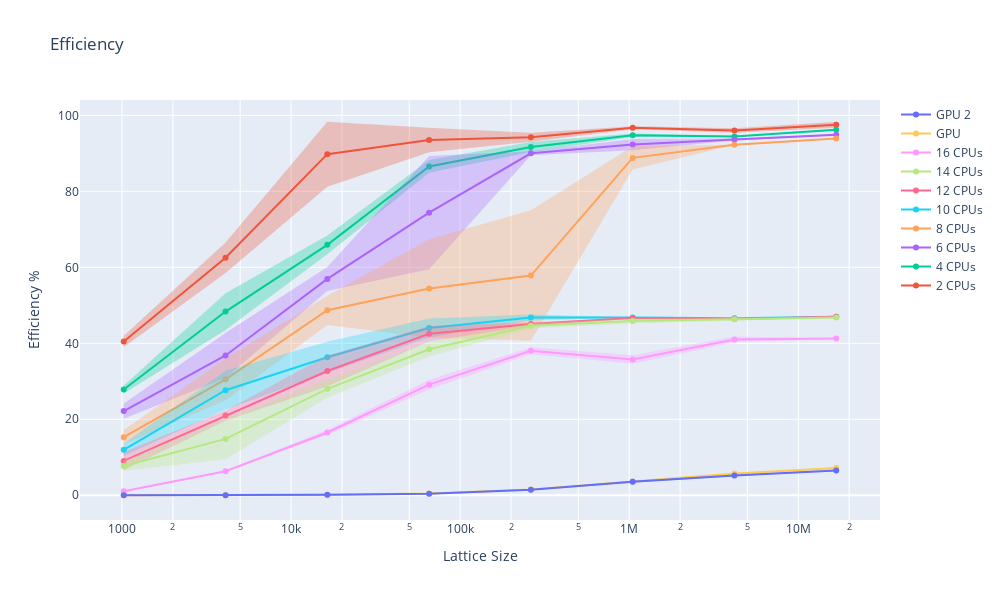

Source (notebook cell):
### Code cell
fig = go.Figure()

for idx, (name, dfs, info) in enumerate(runs_parallel):
    for i, df in enumerate(dfs):
        dfs[i]["efficiency"] = 100 * (cpu_df["avgEvolveTime"] / df["avgEvolveTime"]) / info[0]
    
    df = pd.concat(dfs)
    df["size"] **= 2
    add_mean_std_trace(fig, df, name, idx + 1, "efficiency")

fig.update_layout(title="Efficiency", xaxis_title='Lattice Size', yaxis_title="Efficiency %", width=plot_width, height=plot_height)
fig.update_xaxes(type="log")
fig.show()

### Figure 1 — Plotly figure (JSON) as saved in the notebook; plotly's stock layout.template omitted (floating-point values rounded to 4 significant figures)
{"data": [{"line": {"color": "#EF553B"}, "mode": "lines+markers", "name": "2 CPUs", "type": "scatter", "x": [1024, 4096, 16384, 65536, 262144, 1048576, 4194304, 16777216], "y": [40.5, 62.54, 89.79, 93.52, 94.24, 96.74, 95.98, 97.53]}, {"line": {"width": 0}, "mode": "lines", "name": "2 CPUs upper", "showlegend": false, "type": "scatter", "x": [1024, 4096, 16384, 65536, 262144, 1048576, 4194304, 16777216], "y": [42.02, 66.56, 98.35, 96.75, 95.4, 97.16, 96.57, 98.31]}, {"fill": "tonexty", "fillcolor": "rgba(239, 85, 59, 0.30)", "line": {"width": 0}, "mode": "lines", "name": "2 CPUs lower", "showlegend": false, "type": "scatter", "x": [1024, 4096, 16384, 65536, 262144, 1048576, 4194304, 16777216], "y": [38.98, 58.52, 81.23, 90.28, 93.07, 96.31, 95.39, 96.74]}, {"line": {"color": "#00CC96"}, "mode": "lines+markers", "name": "4 CPUs", "type": "scatter", "x": [1024, 4096, 16384, 65536, 262144, 1048576, 4194304, 16777216], "y": [27.82, 48.36, 65.92, 86.56, 91.7, 94.77, 94.41, 96.2]}, {"line": {"width": 0}, "mode": "lines", "name": "4 CPUs upper", "showlegend": false, "type": "scatter", "x": [1024, 4096, 16384, 65536, 262144, 1048576, 4194304, 16777216], "y": [28.89, 53.2, 68.38, 88.23, 93.01, 95.24, 94.61, 96.37]}, {"fill": "tonexty", "fillcolor": "rgba(0, 204, 150, 0.30)", "line": {"width": 0}, "mode": "lines", "name": "4 CPUs lower", "showlegend": false, "type": "scatter", "x": [1024, 4096, 16384, 65536, 262144, 1048576, 4194304, 16777216], "y": [26.76, 43.51, 63.46, 84.9, 90.38, 94.3, 94.22, 96.03]}, {"line": {"color": "#AB63FA"}, "mode": "lines+markers", "name": "6 CPUs", "type": "scatter", "x": [1024, 4096, 16384, 65536, 262144, 1048576, 4194304, 16777216], "y": [22.16, 36.79, 56.94, 74.39, 90.01, 92.31, 93.64, 94.87]}, {"line": {"width": 0}, "mode": "lines", "name": "6 CPUs upper", "showlegend": false, "type": "scatter", "x": [1024, 4096, 16384, 65536, 262144, 1048576, 4194304, 16777216], "y": [24.17, 42.69, 60.11, 89.27, 90.52, 93.8, 93.92, 95.02]}, {"fill": "tonexty", "fillcolor": "rgba(171, 99, 250, 0.30)", "line": {"width": 0}, "mode": "lines", "name": "6 CPUs lower", "showlegend": false, "type": "scatter", "x": [1024, 4096, 16384, 65536, 262144, 1048576, 4194304, 16777216], "y": [20.14, 30.89, 53.77, 59.52, 89.49, 90.83, 93.37, 94.72]}, {"line": {"color": "#FFA15A"}, "mode": "lines+markers", "name": "8 CPUs", "type": "scatter", "x": [1024, 4096, 16384, 65536, 262144, 1048576, 4194304, 16777216], "y": [15.29, 30.51, 48.7, 54.43, 57.84, 88.81, 92.28, 93.92]}, {"line": {"width": 0}, "mode": "lines", "name": "8 CPUs upper", "showlegend": false, "type": "scatter", "x": [1024, 4096, 16384, 65536, 262144, 1048576, 4194304, 16777216], "y": [17.17, 36.01, 52.55, 67.41, 75.03, 91.85, 92.33, 93.96]}, {"fill": "tonexty", "fillcolor": "rgba(255, 161, 90, 0.30)", "line": {"width": 0}, "mode": "lines", "name": "8 CPUs lower", "showlegend": false, "type": "scatter", "x": [1024, 4096, 16384, 65536, 262144, 1048576, 4194304, 16777216], "y": [13.42, 25.0, 44.85, 41.46, 40.64, 85.76, 92.24, 93.87]}, {"line": {"color": "#19D3F3"}, "mode": "lines+markers", "name": "10 CPUs", "type": "scatter", "x": [1024, 4096, 16384, 65536, 262144, 1048576, 4194304, 16777216], "y": [11.96, 27.66, 36.35, 44.01, 46.78, 46.81, 46.58, 47.0]}, {"line": {"width": 0}, "mode": "lines", "name": "10 CPUs upper", "showlegend": false, "type": "scatter", "x": [1024, 4096, 16384, 65536, 262144, 1048576, 4194304, 16777216], "y": [13.58, 32.75, 40.44, 46.51, 47.57, 46.87, 46.61, 47.14]}, {"fill": "tonexty", "fillcolor": "rgba(25, 211, 243, 0.30)", "line": {"width": 0}, "mode": "lines", "name": "10 CPUs lower", "showlegend": false, "type": "scatter", "x": [1024, 4096, 16384, 65536, 262144, 1048576, 4194304, 16777216], "y": [10.34, 22.57, 32.25, 41.51, 46.0, 46.76, 46.55, 46.86]}, {"line": {"color": "#FF6692"}, "mode": "lines+markers", "name": "12 CPUs", "type": "scatter", "x": [1024, 4096, 16384, 65536, 262144, 1048576, 4194304, 16777216], "y": [9.04, 20.97, 32.7, 42.52, 45.06, 46.63, 46.38, 47.01]}, {"line": {"width": 0}, "mode": "lines", "name": "12 CPUs upper", "showlegend": false, "type": "scatter", "x": [1024, 4096, 16384, 65536, 262144, 1048576, 4194304, 16777216], "y": [11.42, 22.31, 36.79, 44.58, 45.53, 46.78, 46.5, 47.07]}, {"fill": "tonexty", "fillcolor": "rgba(255, 102, 146, 0.30)", "line": {"width": 0}, "mode": "lines", "name": "12 CPUs lower", "showlegend": false, "type": "scatter", "x": [1024, 4096, 16384, 65536, 262144, 1048576, 4194304, 16777216], "y": [6.665, 19.63, 28.6, 40.46, 44.6, 46.49, 46.26, 46.95]}, {"line": {"color": "#B6E880"}, "mode": "lines+markers", "name": "14 CPUs", "type": "scatter", "x": [1024, 4096, 16384, 65536, 262144, 1048576, 4194304, 16777216], "y": [7.723, 14.83, 28.02, 38.45, 44.59, 45.86, 46.35, 46.82]}, {"line": {"width": 0}, "mode": "lines", "name": "14 CPUs upper", "showlegend": false, "type": "scatter", "x": [1024, 4096, 16384, 65536, 262144, 1048576, 4194304, 16777216], "y": [9.03, 20.2, 30.38, 40.39, 45.27, 46.53, 46.76, 46.85]}, {"fill": "tonexty", "fillcolor": "rgba(182, 232, 128, 0.30)", "line": {"width": 0}, "mode": "lines", "name": "14 CPUs lower", "showlegend": false, "type": "scatter", "x": [1024, 4096, 16384, 65536, 262144, 1048576, 4194304, 16777216], "y": [6.415, 9.47, 25.66, 36.5, 43.92, 45.19, 45.94, 46.79]}, {"line": {"color": "#FF97FF"}, "mode": "lines+markers", "name": "16 CPUs", "type": "scatter", "x": [1024, 4096, 16384, 65536, 262144, 1048576, 4194304, 16777216], "y": [1.042, 6.331, 16.52, 29.12, 38.04, 35.75, 41.03, 41.25]}, {"line": {"width": 0}, "mode": "lines", "name": "16 CPUs upper", "showlegend": false, "type": "scatter", "x": [1024, 4096, 16384, 65536, 262144, 1048576, 4194304, 16777216], "y": [1.168, 6.481, 17.17, 30.38, 38.98, 36.87, 41.79, 41.38]}, {"fill": "tonexty", "fillcolor": "rgba(255, 151, 255, 0.30)", "line": {"width": 0}, "mode": "lines", "name": "16 CPUs lower", "showlegend": false, "type": "scatter", "x": [1024, 4096, 16384, 65536, 262144, 1048576, 4194304, 16777216], "y": [0.9153, 6.181, 15.87, 27.86, 37.11, 34.63, 40.27, 41.12]}, {"line": {"color": "#FECB52"}, "mode": "lines+markers", "name": "GPU", "type": "scatter", "x": [1024, 4096, 16384, 65536, 262144, 1048576, 4194304, 16777216], "y": [0.007805, 0.03506, 0.1231, 0.455, 1.54, 3.626, 5.701, 7.206]}, {"line": {"width": 0}, "mode": "lines", "name": "GPU upper", "showlegend": false, "type": "scatter", "x": [1024, 4096, 16384, 65536, 262144, 1048576, 4194304, 16777216], "y": [0.007943, 0.03578, 0.1258, 0.4651, 1.583, 3.746, 5.871, 7.296]}, {"fill": "tonexty", "fillcolor": "rgba(254, 203, 82, 0.30)", "line": {"width": 0}, "mode": "lines", "name": "GPU lower", "showlegend": false, "type": "scatter", "x": [1024, 4096, 16384, 65536, 262144, 1048576, 4194304, 16777216], "y": [0.007667, 0.03433, 0.1204, 0.4449, 1.497, 3.505, 5.531, 7.115]}, {"line": {"color": "#636EFA"}, "mode": "lines+markers", "name": "GPU 2", "type": "scatter", "x": [1024, 4096, 16384, 65536, 262144, 1048576, 4194304, 16777216], "y": [0.007145, 0.034, 0.1163, 0.4085, 1.477, 3.573, 5.219, 6.5]}, {"line": {"width": 0}, "mode": "lines", "name": "GPU 2 upper", "showlegend": false, "type": "scatter", "x": [1024, 4096, 16384, 65536, 262144, 1048576, 4194304, 16777216], "y": [0.007775, 0.03464, 0.119, 0.4317, 1.546, 3.792, 5.426, 6.704]}, {"fill": "tonexty", "fillcolor": "rgba(99, 110, 250, 0.30)", "line": {"width": 0}, "mode": "lines", "name": "GPU 2 lower", "showlegend": false, "type": "scatter", "x": [1024, 4096, 16384, 65536, 262144, 1048576, 4194304, 16777216], "y": [0.006514, 0.03335, 0.1136, 0.3853, 1.408, 3.355, 5.013, 6.296]}], "layout": {"height": 600, "title": {"text": "Efficiency"}, "width": 1000, "xaxis": {"title": {"text": "Lattice Size"}, "type": "log"}, "yaxis": {"title": {"text": "Efficiency %"}}}}
